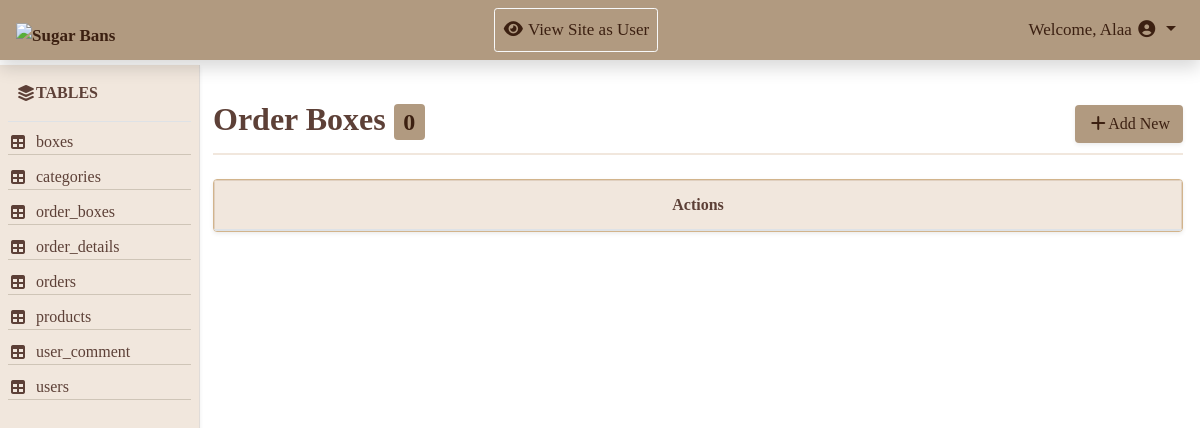
The app's page /Admin/view_table.php?table=order_boxes, older data.
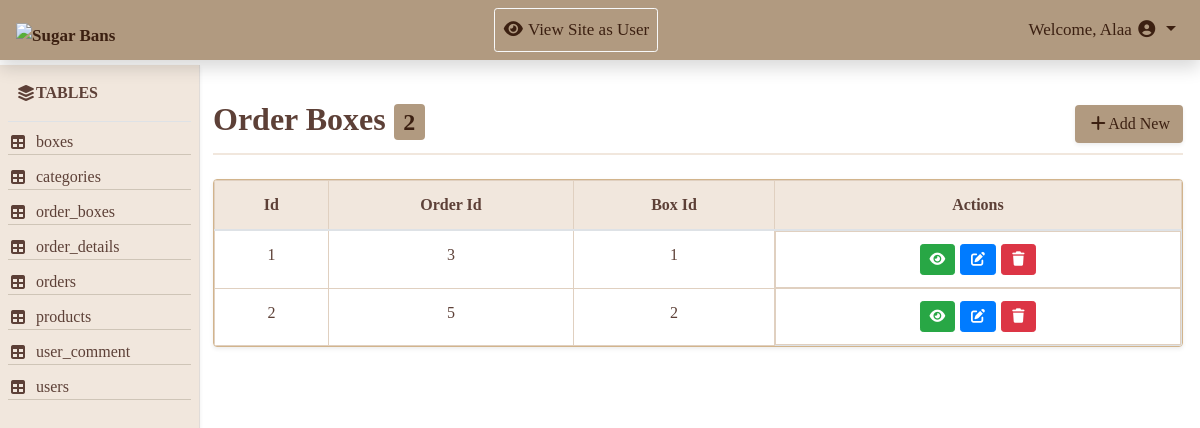
The same page, newer data.
### tables this page shows
CREATE TABLE `order_boxes` (
  `id` int(11) NOT NULL,
  `order_id` int(11) NOT NULL,
  `box_id` int(11) NOT NULL,
  `quantity` int(11) NOT NULL DEFAULT 1,
  `box_price` decimal(10,2) NOT NULL,
  `box_date` timestamp NOT NULL DEFAULT current_timestamp()
);

### Admin/view_table.php (the view, shortened to what this page needs)
<?php
include 'includes/db/db.php';
include 'includes/temp/header.php';
include 'includes/temp/navbar.php';
?>
<div class="container-fluid">
    <div class="row">
        <?php include 'includes/temp/aside.php'; ?>
        <main class="col-md-10">
            <?php
            $displayTitle = "";
            if (isset($_GET['table'])) {
                $currentTable = $_GET['table'];
                $spaceName = str_replace('_', ' ', $currentTable);
                $displayTitle = ucwords($spaceName);
            }
            $statement = $connect->prepare("SELECT * FROM $currentTable");
            $statement->execute();
            $currentTableCount =$statement->rowCount();
            $result = $statement->fetchAll();
            ?>
            <div class="d-flex justify-content-between align-items-center mb-2 div-title">
            <h2 class="table-title" ><?php echo $displayTitle;?> <span class="badge"><?php echo $currentTableCount;?></span></h2>
            <a href="add.php?table=<?php echo $currentTable; ?>" class="btn shadow-sm btn-add"><i class="fa-solid fa-plus"></i>Add New</a>
        </div>
        <?php
            $columns = [];
            if (!empty($result)) {
            $columns = array_filter(array_keys($result[0]), function($key) {
             return !is_numeric($key);
            });
            $columns = array_slice($columns, 0, 3);
            }
        ?>
            <div class="card shadow-sm mt-4 overflow-hidden">
                <div class="table-responsive">
                    <table class="table table-hover mb-0 w-100 border 1px">
                        <thead>
                            <tr>
                                <?php foreach ($columns as $col){?>
                                    <th><?php echo ucwords(str_replace('_', ' ', $col)); ?></th>
                                    <?php } ?>
                                    <th>Actions</th>
                            </tr>
                        </thead>
                        <tbody>
                            <?php foreach ($result as $row){ ?>
                                <tr>
                                    <?php foreach ($columns as $col){ ?>
                                    <td><?php echo $row[$col]; ?></td>
                                        <?php } ?>
                                    <td class="d-flex flex-md-nowrap justify-content-center operation">
                                        <a href="action.php?action=show&table=<?php echo $currentTable; ?>&id=<?php echo array_values($row)[0]; ?>" class="btn btn-sm btn-success"><i class="fa-solid fa-eye"></i></a>
                                        <a href="action.php?action=edit&table=<?php echo $currentTable; ?>&id=<?php echo array_values($row)[0]; ?>" class="btn btn-sm btn-primary"><i class="fa-solid fa-pen-to-square"></i></a>
                                        <a href="action.php?action=delete&table=<?php echo $currentTable; ?>&id=<?php echo array_values($row)[0]; ?>" class="btn btn-sm btn-danger" onclick= "return confirm('Are you sure you want to delete this?')"><i class="fa-solid fa-trash"></i></a>
                                   </td>
                               </tr>
                            <?php } ?>
                        </tbody>
                    </table>
                </div>
            </div>
        </main>
    </div>
</div>
<?php
include 'includes/temp/footer.php';
?>

### Admin/includes/temp/header.php (shortened to what this page needs)
<!DOCTYPE html>
<html lang="en">
<head>
    <link rel="stylesheet" href="includes/assets/css/bootstrap.min.css">
    <link rel="stylesheet" href="includes/assets/css/all.css">
    <link rel="stylesheet" href="includes/assets/css/style.css">
</head>
<body>

### Admin/includes/temp/navbar.php (shortened to what this page needs)
<nav class="navbar navbar-expand-md navbar-light shadow">
    <a class="navbar-brand font-weight-bold" href="dashboard.php">
        <img src="includes/assets/img/ChatGPT Image Mar 31, 2026, 09_50_31 PM.png" height="45px" alt="Sugar Bans">
    </a>
    <div class="collapse navbar-collapse" id="adminNavbar">
        <ul class="navbar-nav ml-auto">
            <li class="nav-item">
                <a class="nav-link btn btn-outline-light btn-sm " href="../index.php" target="_blank">
                    <i class="fas fa-eye"></i><span> View Site as User</span>
                </a>
            </li>
        </ul>
        <ul class="navbar-nav ml-auto">
            <li class="nav-item dropdown text-white">
                <a class="nav-link dropdown-toggle" href="#" id="navbarDropdown" role="button" data-toggle="dropdown">
                    <span>Welcome, Alaa </span><i class="fas fa-user-circle"></i>
                </a>
            </li>
        </ul>
    </div>
</nav>

### Admin/includes/temp/aside.php
<aside class="col-md-2 side-wrapper px-2 shadow-sm">
    <div class="py-3 px-2 font-weight-bold border-bottom d-flex align-items-center">
        <i class="fas fa-layer-group"></i><span> TABLES</span>
    </div>
    <div class="mt-2">
        <?php
        try {
            $stmt = $connect->query("SHOW TABLES");
            while ($row = $stmt->fetch(PDO::FETCH_NUM)) {
                $tableName = $row[0];
                echo '<a href="view_table.php?table=' . $tableName . '" class="side-item d-flex align-items-center">
                        <i class="fas fa-table mr-2"></i> ' . $tableName . ' </a>';
            }
        }
        catch (PDOException $e) {
            echo "<div class='p-3 text-danger'>Error: " . $e->getMessage() . "</div>";
        }
        ?>
    </div>
</aside>

### Admin/includes/temp/footer.php (shortened to what this page needs)
</body>
</html>

### Admin/includes/assets/css/style.css (style rules this page uses)
* { margin: 0; padding: 0; box-sizing: border-box; }
body { font-family:Georgia, 'Times New Roman', Times, serif; }
nav { width: 100%; background-color: #b19a80 ; position:fixed !important; top: 0; z-index: 10000; }
nav img { height: 90px; width: auto; margin-top: -20px; margin-bottom: -30px; z-index: 10; position: relative; }
nav a { color: #3c2011 !important; font-size: 17px !important; }
.side-wrapper { position:fixed; top: 65px; left: 0; bottom: 0; z-index: 100; background-color: #f8f5f2; min-height: 100vh; border-right: 1px solid #e0dcd9; background-color: #f9eada; background-color: #f1e7dd; color: #5d4037 ; }
.side-item { display: block; color: #5d4037 ; transition: 0.3s; border-bottom: 1px solid rgba(90, 77, 52, 0.225); margin-bottom: 10px; }
main { margin-top: 100px; margin-left: 16.5%; padding-right:5px ; }
.div-title { border-bottom: 2px solid #f1e7dd; padding-bottom: 5px; }
.table-title { color: #5d4037; font-weight: bold; }
.btn-add { background-color:#b19a80; color: #3c2011 ; }
.badge { background-color:#b19a80; color: #3c2011 ; }
.table ,.card { color: #5d4037; border-color: #d2b48c; }
.table th, .table td { border: 1px solid #e0d0c0; text-align: center; }
.table th { background-color: #f1e7dd ; }
.operation { gap:5px; margin: auto; }

Row changes from the older to the newer data that the page shows:
added order_boxes: id "1", order "3", box "1"
added order_boxes: id "2", order "5", box "2"
Text that changed along with them:
$currentTableCount: "0" → "2"
new list line: "Id"
new list line: "Order Id"
new list line: "Box Id"
